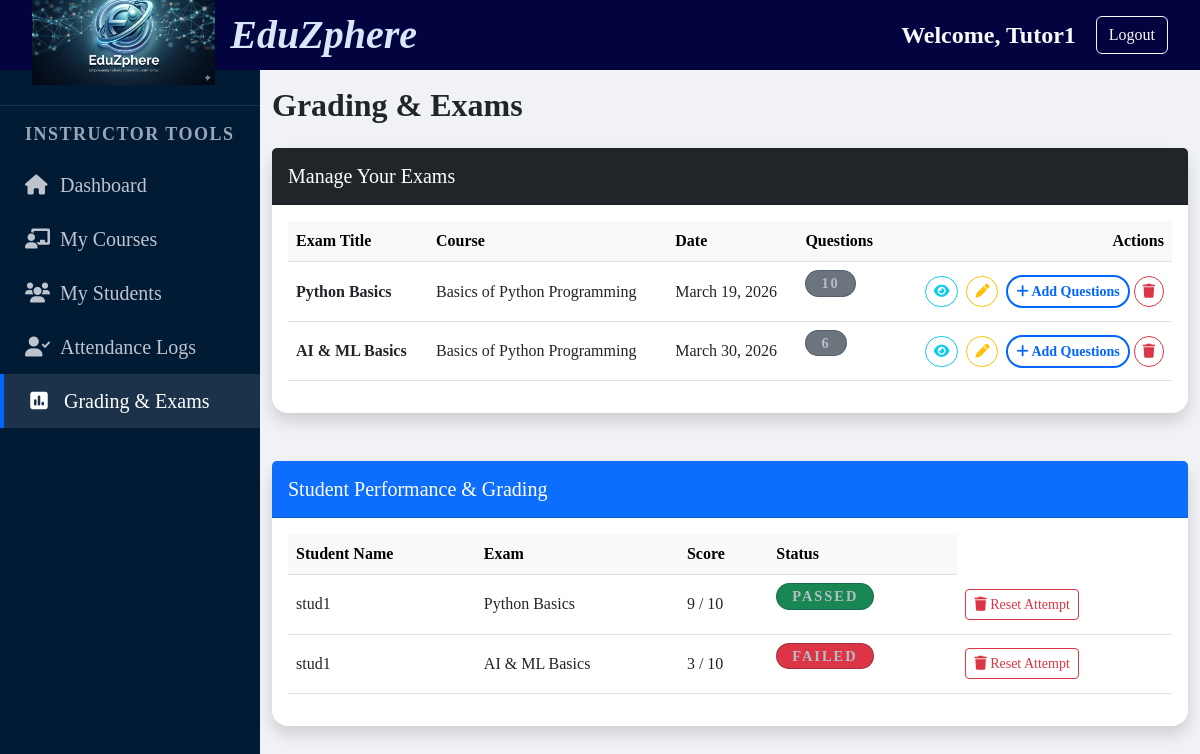
Screenshot of /records/exams/ (signed in) with the database file from the repository.
### records/models.py (models this page shows, shortened)
class Exam(models.Model):
    course = models.ForeignKey(Course, on_delete=models.CASCADE)
    title = models.CharField(max_length=200)
    total_marks = models.IntegerField()
    exam_date = models.DateField()

class ExamResult(models.Model):
    student = models.ForeignKey(Profile, on_delete=models.CASCADE)
    exam = models.ForeignKey(Exam, on_delete=models.CASCADE)
    marks_obtained = models.IntegerField()
    passed = models.BooleanField(default=False)
    ai_review = models.TextField(blank=True, null=True)

### courses/models.py (models this page shows, shortened)
class Course(models.Model):
    title = models.CharField(max_length=200)
    description = models.TextField(null=True, blank=True)
    instructor = models.ForeignKey(User, on_delete=models.CASCADE, limit_choices_to={'profile__role': 'instructor'})
    price = models.DecimalField(max_digits=10, decimal_places=2, default=0.00)
    thumbnail = models.ImageField(upload_to='course_pics/', blank=True)
    created_at = models.DateTimeField(auto_now_add=True)

### users/models.py (models this page shows, shortened)
class Profile(models.Model):
    ROLE_CHOICES = (
        ('admin', 'Admin'),
        ('instructor','Instructor'),
        ('student','Student'),
    )
    user = models.OneToOneField(User,on_delete=models.CASCADE)
    role = models.CharField(max_length=20,choices=ROLE_CHOICES)
    bio = models.TextField(max_length=500, blank=True)

### records/views.py (the view, shortened to what this page needs)
# urls.py: path('exams/', exam_list, name='exam_list'),
@login_required
def exam_list(request):
    user = request.user
    if user.is_staff or Course.objects.filter(instructor=user).exists():
        exams = Exam.objects.filter(course__instructor=user).select_related('course')
        all_results = ExamResult.objects.filter(exam__course__instructor=user).select_related('exam', 'student__user')
        return render(request, 'instructor_exams.html', {'exams': exams, 'all_results': all_results})

### templates/instructor_exams.html (shortened to what this page needs)
{% extends 'base.html' %}
{% block content %}
<div class="container py-5">
    <h2 class="fw-bold mb-4">Grading & Exams</h2>
    <div class="card shadow border-0 rounded-4 mb-5">
        <div class="card-header bg-dark text-white p-3">
            <h5 class="mb-0">Manage Your Exams</h5>
        </div>
        <div class="card-body">
            <table class="table table-hover align-middle">
                <thead class="table-light">
                    <tr>
                        <th>Exam Title</th>
                        <th>Course</th>
                        <th>Date</th>
                        <th>Questions</th>
                        <th class="text-end">Actions</th>
                    </tr>
                </thead>
                <tbody>
                    {% for exam in exams %}
                    <tr>
                        <td class="fw-bold">{{ exam.title }}</td>
                        <td>{{ exam.course.title }}</td>
                        <td>{{ exam.exam_date }}</td>
                        <td><span class="badge bg-secondary">{{ exam.questions.count }}</span></td>
                        <td class="text-end">
                            <a href="{% url 'view_exam_details' exam.id %}" class="btn btn-sm btn-outline-info rounded-pill me-1" title="View Questions">
                                <i class="fa-solid fa-eye"></i>
                            </a>
                            <a href="{% url 'edit_exam' exam.id %}" class="btn btn-sm btn-outline-warning rounded-pill me-1" title="Edit Exam">
                                <i class="fa-solid fa-pen"></i>
                            </a>
                            <a href="{% url 'add_question' exam.id %}" class="btn btn-sm btn-outline-primary rounded-pill">
                                <i class="fa-solid fa-plus"></i> Add Questions
                            </a>
                            <a href="{% url 'delete_exam' exam.id %}" class="btn btn-sm btn-outline-danger rounded-pill">
                                <i class="fa-solid fa-trash"></i>
                            </a>
                        </td>
                    </tr>
                    {% empty %}
                    <tr><td colspan="5" class="text-center text-muted">No exams created yet.</td></tr>
                    {% endfor %}
                </tbody>
            </table>
        </div>
    </div>
    <div class="card shadow border-0 rounded-4">
        <div class="card-header bg-primary text-white p-3">
            <h5 class="mb-0">Student Performance & Grading</h5>
        </div>
        <div class="card-body">
            <table class="table table-hover align-middle">
                <thead class="table-light">
                    <tr>
                        <th>Student Name</th>
                        <th>Exam</th>
                        <th>Score</th>
                        <th>Status</th>
                    </tr>
                </thead>
                <tbody>
                    {% for result in all_results %}
                    <tr>
                        <td>{{ result.student.user.get_full_name|default:result.student.user.username }}</td>
                        <td>{{ result.exam.title }}</td>
                        <td>{{ result.marks_obtained }} / {{ result.exam.total_marks }}</td>
                        <td>
                            {% if result.passed %}
                            <span class="badge bg-success">Passed</span>
                            {% else %}
                            <span class="badge bg-danger">Failed</span>
                            {% endif %}
                        </td>
                        <td>
                            <form action="{% url 'delete_attempt' result.id %}" method="POST" style="display:inline;">
                                <button type="submit" class="btn btn-sm btn-outline-danger"
                                        onclick="return confirm('Are you sure you want to delete this attempt? The student will be able to retake the exam.');">
                                    <i class="fa-solid fa-trash"></i> Reset Attempt
                                </button>
                            </form>
                        </td>
                    </tr>
                    {% empty %}
                    <tr><td colspan="4" class="text-center text-muted">No student attempts recorded yet.</td></tr>
                    {% endfor %}
                </tbody>
            </table>
        </div>
    </div>
</div>
{% endblock %}

### templates/base.html (shortened to what this page needs)
{% load static %}
<!DOCTYPE html>
<html lang="en">
<head>
    <link href="https://cdn.jsdelivr.net/npm/bootstrap@5.3.0/dist/css/bootstrap.min.css" rel="stylesheet">
    <link rel="stylesheet" href="{% static 'css/style.css' %}">
    <link rel="stylesheet" href="https://cdnjs.cloudflare.com/ajax/libs/font-awesome/6.0.0/css/all.min.css">
</head>
<body>
    <div class="dashboard-wrapper">
        <header class="main-header">
            <div class="logo-container">
                <img src="{% static 'images/logo.png' %}" alt="EduZphere Logo" class="logo-image">
                <span class="logo-text">EduZphere</span>
            </div>
            <div class="header-auth-bar">
            {% if user.is_authenticated %}
                <span class="text-light fs-4">Welcome, {{ user.username }}</span>
                <a href="{% url 'logout' %}" class="btn btn-outline-light btn-md">Logout</a>
            {% else %}
                <a href="{% url 'login' %}" class="text-white me-3 text-decoration-none">Login</a>
                <a href="{% url 'register' %}" class="btn btn-light btn-sm">Join Now</a>
            {% endif %}
            </div>
        </header>
        <div class="main-body-container">
            <nav class="sidebar">
           <ul>
            {% if not user.is_authenticated %}
            <li class="sidebar-divider">Discovery</li>
            <li><a href="{% url 'home' %}" class="{% if request.resolver_match.url_name == 'home' %}active{% endif %}"><i class="fa-solid fa-house"></i> Home</a></li>
            <li><a href="{% url 'about' %}" class="{% if request.resolver_match.url_name == 'about' %}active{% endif %}"><i class="fa-solid fa-circle-info"></i> About EduZphere</a></li>
            <li><a href="{% url 'workshops' %}" class="{% if request.resolver_match.url_name == 'workshops' %}active{% endif %}"><i class="fa-solid fa-bolt"></i> Free Workshops</a></li>
            <li><a href="{% url 'contact' %}" class="{% if request.resolver_match.url_name == 'contact' %}active{% endif %}"><i class="fa-solid fa-envelope"></i> Contact Support</a></li>
            <li class="sidebar-divider">Getting Started</li>
            {% if user.is_authenticated and user.is_staff or user.profile.role == 'admin' %}
                <li class="sidebar-divider">Administration</li>
                <li>
                    <a href="{% url 'dashboard' %}" class="{% if request.resolver_match.url_name == 'dashboard' %}active{% endif %}">
                        <i class="fa-solid fa-gauge-high"></i> Admin Dashboard
                    </a>
                </li>
                <li><a href="/admin/"><i class="fa-solid fa-database"></i>Administration</a></li>
            {% endif %}
            <li><a href="{% url 'register' %}"><i class="fa-solid fa-user-plus"></i> Become a Member</a></li>
            {% elif user.profile.role == 'instructor' %}
            <li class="sidebar-divider">Instructor Tools</li>
            <li><a href="{% url 'home' %}" class="{% if request.resolver_match.url_name == 'dashboard' %}active{% endif %}"><i class="fa-solid fa-house"></i> Dashboard</a></li>
            <li><a href="{% url 'course_list' %}" class="{% if request.resolver_match.url_name == 'course_list' %}active{% endif %}"><i class="fa-solid fa-chalkboard-user"></i> My Courses</a></li>
            <li><a href="{% url 'student_list' %}" class="{% if request.resolver_match.url_name == 'student_list' %}active{% endif %}""><i class="fa-solid fa-users"></i> My Students</a></li>
            <li><a href="{% url 'attendance' %}" class="{% if request.resolver_match.url_name == 'attendance' %}active{% endif %}"><i class="fa-solid fa-user-check"></i> Attendance Logs</a></li>
            <li><a href="{% url 'exam_list' %}" class="{% if request.resolver_match.url_name == 'exam_list' %}active{% endif %}"><i class="fa-solid fa-square-poll-vertical"></i> Grading & Exams</a></li>
            {% endif %}
            </ul>
            </nav>
            <div class="main-content">
            {% block content %}
            {% endblock %}
            </div>
        </div>
    </div>
</body>
</html>

### static/css/style.css (style rules this page uses)
:root { --main-bg:var(--text-light); --glass-bg: rgba(255, 255, 255, 0.9); --sidebar-bg: #011627; --accent-blue: #0066ff; --text-dark: #1a202c; --text-muted: #718096; }
html,body { background-size: cover; background-attachment: fixed; font-family:'Times New Roman', Times, serif; height: 100%; margin: 0; overflow: hidden; }
:root { --main-bg-color: #f0f2f5; --sidebar-bg-color: #021b35; --sidebar-hover: rgba(255, 255, 255, 0.1); --accent-blue: #0066ff; --text-light: #bdc4ce; --white: #ffffff; }
* { box-sizing: border-box; margin: 0; padding: 0; }
.main-header { height: 100px; grid-area: header; background-color: rgb(3, 3, 63); display: flex; justify-content: space-between; align-items: center; padding: 0 2rem; border-bottom: none; height: 70px; flex-shrink: 0; z-index: 1000; }
.header-auth-bar { display: flex; align-items: center; gap: 20px; font-size: 1.3rem; font-weight: bold; }
.logo-container { display: flex; align-items: center; }
.logo-image { height: 100px; object-fit: contain; margin-right: 15px; }
.logo-text { font-size: 2.5rem; font-family:'Times New Roman', Times, serif; font-style: italic; font-weight: 800; color: #dae7f8; font-weight: bold; }
.dashboard-wrapper { display: flex; flex-direction: column; height: 100vh; overflow: hidden; }
.main-body-container { grid-area: main-body; display: flex; flex: 1; overflow: hidden; min-height: calc(100vh - 70px); }
.sidebar { width: 260px; background-color: #021b35;; min-height: 100vh; overflow-y: auto; padding: 20px 0; transition: all 0.3s; }
.sidebar ul { list-style: none; padding: 0; }
.sidebar ul li a { display: flex; align-items: center; padding: 12px 25px; color: #bdc4ce; text-decoration: none; font-size: 20px; transition: 0.3s; }
.sidebar ul li a i { margin-right: 15px; width: 20px; text-align: center; }
.sidebar ul li a:hover, .sidebar ul li a.active { background: rgba(255, 255, 255, 0.1); color: #fff; border-left: 4px solid #0066ff; }
.sidebar-divider { padding: 20px 25px 10px; font-size: 18px; text-transform: uppercase; letter-spacing: 1.5px; color: #99a7b7; font-weight: bold; border-top: 1px solid rgba(255,255,255,0.1); margin-top: 15px; padding-top: 15px; }
.main-content { flex: 1; padding: 0; background-color: var(--main-bg-color); overflow-y: auto; display: block; }
.main-content h1, .main-content h2, .main-content h4 { margin-top: 0; margin-bottom: 1.5rem; }
.badge { display: inline-block; background: rgb(29, 29, 120); color: #b6bec6; padding: 5px 15px; border-radius: 50px; font-size: 0.9rem; text-transform: uppercase; letter-spacing: 2px; margin-bottom: 1rem; border: 1px solid rgba(28, 47, 74, 0.3); }
.btn-outline-primary { border: 2px solid #0066ff; color: #0066ff; font-weight: 600; }
.container.py-5 { padding-top: 1rem !important; }

### rows the page displays
Exam: title "Python Basics", course "Basics of Python Programming", exam_date "March 19, 2026", questions.count "10"
Exam: title "AI & ML Basics", course "Basics of Python Programming", exam_date "March 30, 2026", questions.count "6"
ExamResult: student.user.get_full_name "stud1", exam "Python Basics", marks_obtained "9", exam.total_marks "10", passed "PASSED"
ExamResult: student.user.get_full_name "stud1", exam "AI & ML Basics", marks_obtained "3", exam.total_marks "10", passed "FAILED"

### other values shown
{{ user.username }} "Tutor1"
